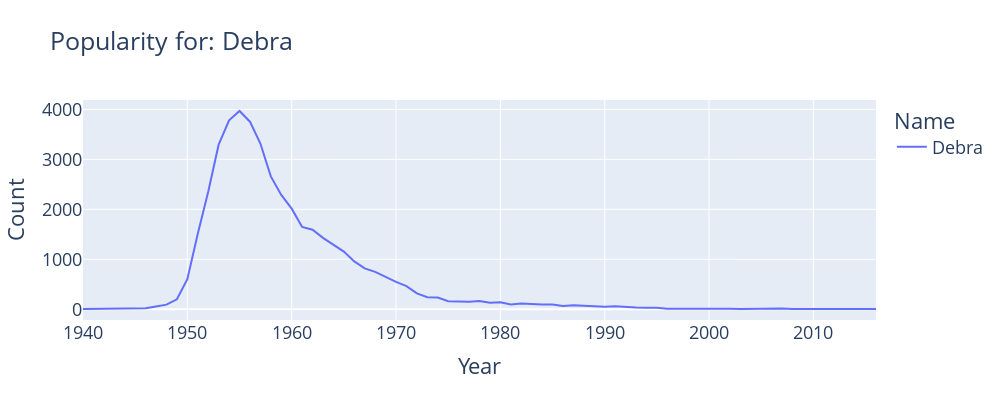

Notebook cell for this chart:
### Code cell
import plotly.express as px  # Correctly import Plotly Express

def plot_name(*names):
    # Ensure f_babynames is defined and has the columns 'Name', 'Year', and 'Count'
    fig = px.line(f_babynames[f_babynames["Name"].isin(names)],
                  x="Year", y="Count", color="Name",
                  title=f"Popularity for: {', '.join(names)}")
    fig.update_layout(font_size=18, width=1000, height=400)
    return fig

# Call the function with the name 'Debra'
plot_name("Debra")

### Figure 1 — Plotly figure (JSON) as saved in the notebook; plotly's stock layout.template omitted (floating-point values rounded to 4 significant figures)
{"data": [{"hovertemplate": "Name=Debra<br>Year=%{x}<br>Count=%{y}<extra></extra>", "legendgroup": "Debra", "line": {"color": "#636efa", "dash": "solid"}, "marker": {"symbol": "circle"}, "mode": "lines", "name": "Debra", "orientation": "v", "showlegend": true, "type": "scatter", "x": [1940, 1942, 1943, 1944, 1945, 1946, 1947, 1948, 1949, 1950, 1951, 1952, 1953, 1954, 1955, 1956, 1957, 1958, 1959, 1960, 1961, 1962, 1963, 1964, 1965, 1966, 1967, 1968, 1969, 1970, 1971, 1972, 1973, 1974, 1975, 1976, 1977, 1978, 1979, 1980, 1981, 1982, 1983, 1984, 1985, 1986, 1987, 1988, 1989, 1990, 1991, 1992, 1993, 1994, 1995, 1996, 1997, 1998, 1999, 2000, 2001, 2002, 2003, 2004, 2005, 2006, 2007, 2008, 2009, 2012, 2013, 2016], "xaxis": "x", "y": [7, 7, 8, 15, 19, 20, 56, 92, 199, 601, 1510, 2351, 3295, 3784, 3969, 3755, 3318, 2660, 2290, 2014, 1647, 1592, 1430, 1287, 1154, 958, 818, 748, 647, 547, 463, 318, 242, 236, 159, 151, 151, 164, 130, 141, 97, 114, 97, 95, 93, 64, 78, 69, 71, 51, 62, 41, 34, 28, 28, 12, 14, 16, 10, 13, 14, 10, 7, 12, 13, 12, 13, 6, 7, 5, 8, 5], "yaxis": "y"}], "layout": {"font": {"size": 18}, "height": 400, "legend": {"title": {"text": "Name"}, "tracegroupgap": 0}, "title": {"text": "Popularity for: Debra"}, "width": 1000, "xaxis": {"anchor": "y", "domain": [0, 1], "title": {"text": "Year"}}, "yaxis": {"anchor": "x", "domain": [0, 1], "title": {"text": "Count"}}}}
